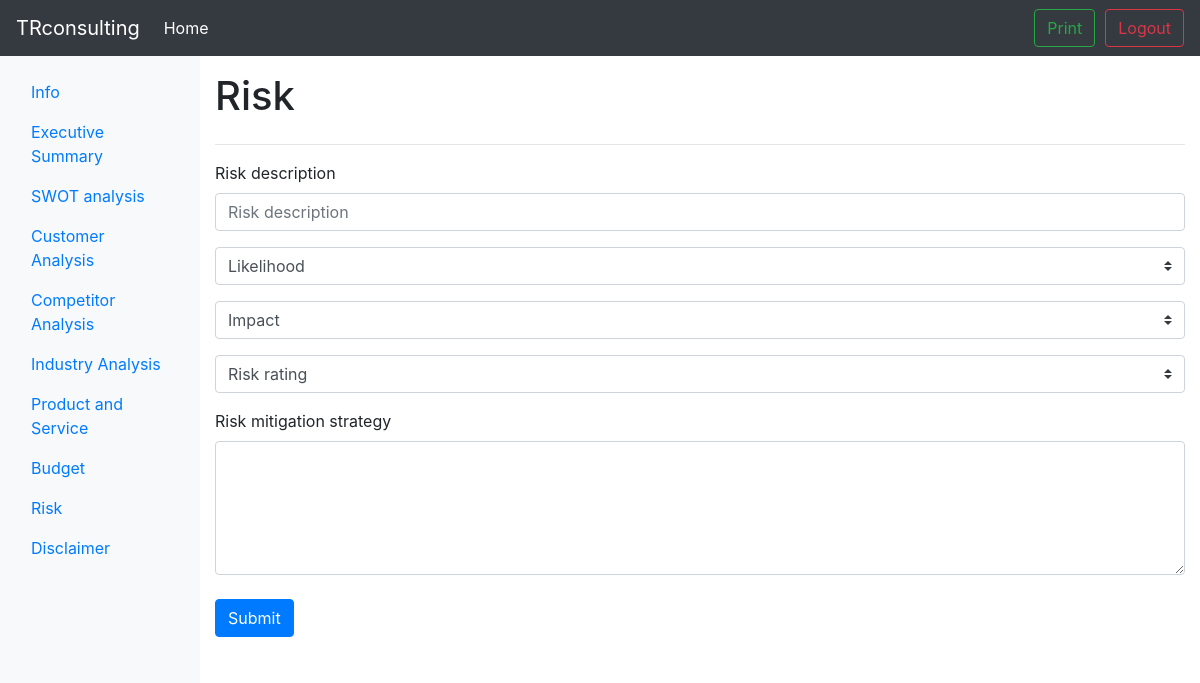
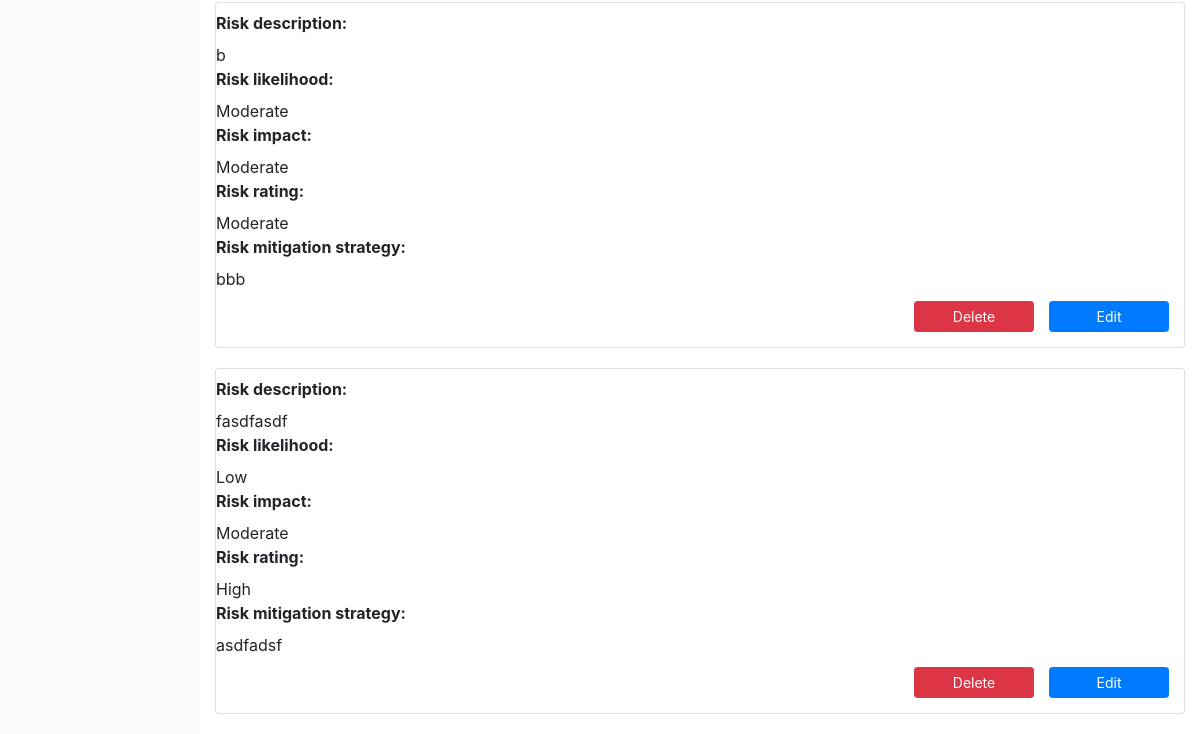
The app's page /1/risk (signed in), older data (2 pictures, top to bottom).
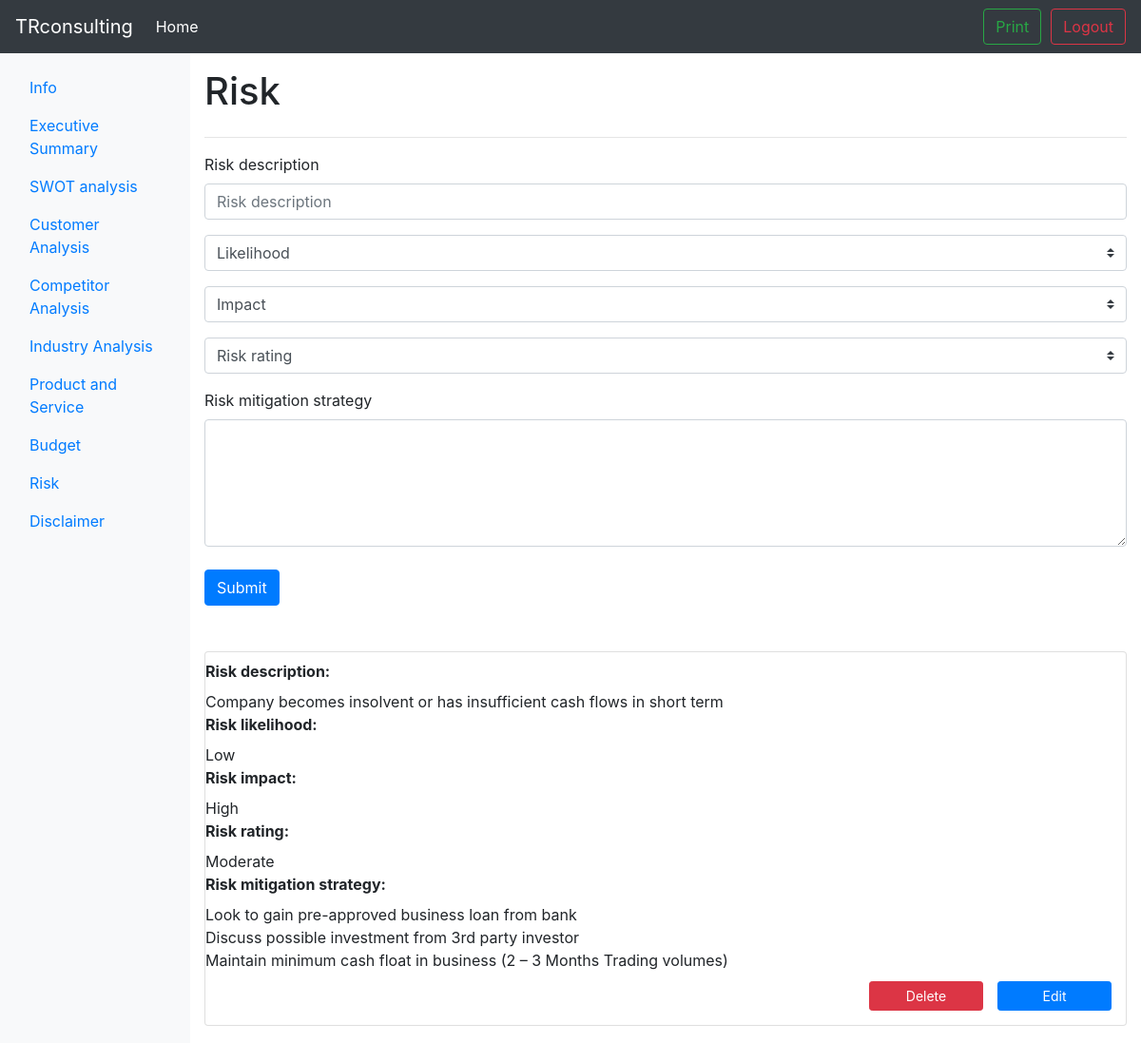
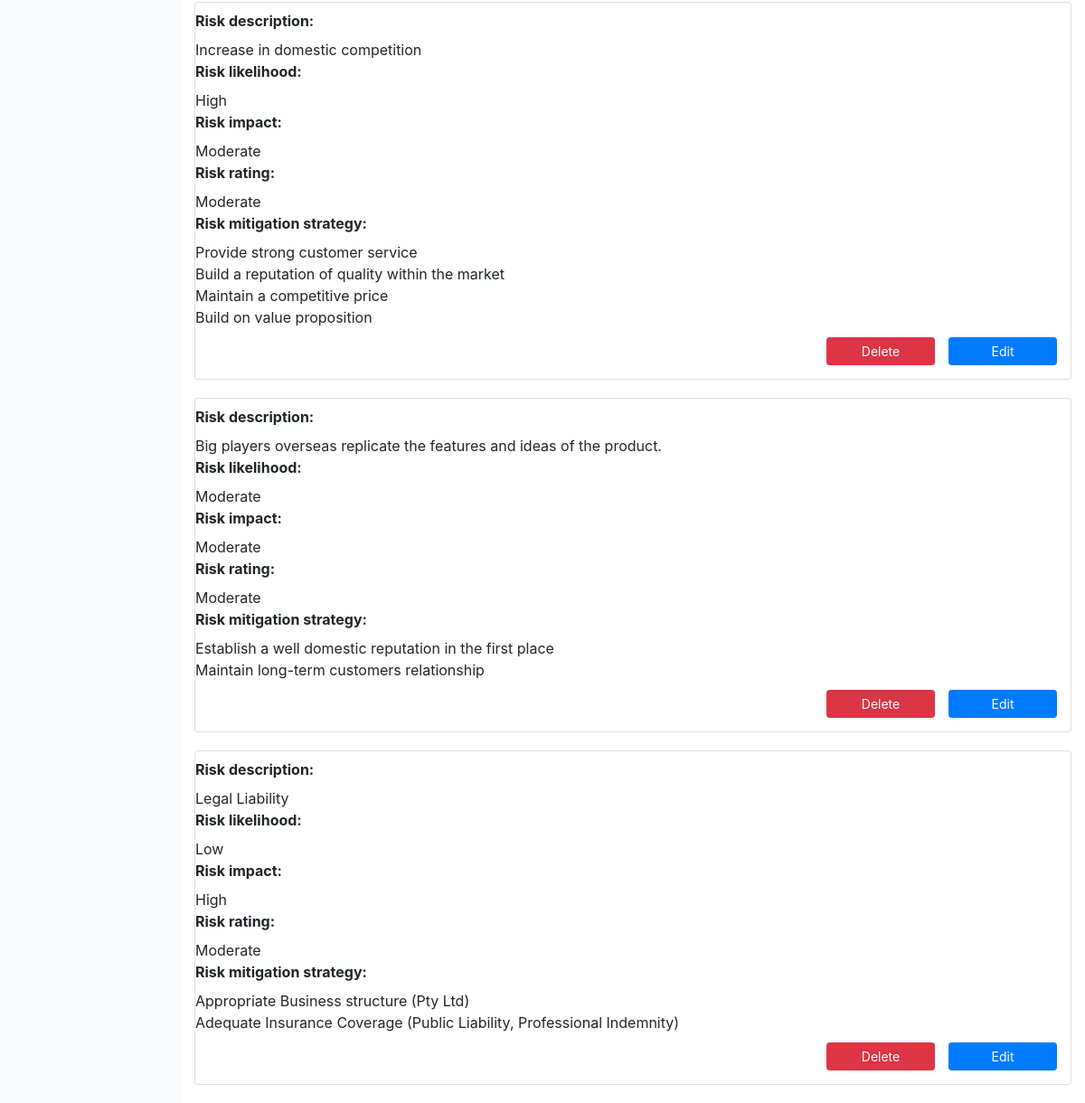
The same page, newer data (2 pictures, top to bottom).
### tables this page shows
CREATE TABLE RISK(pid INTEGER, did INTEGER PRIMARY KEY, des TEXT NOT NULL, likelihood VARCHAR NOT NULL, impact VARCHAR NOT NULL, rating VARCHAR NOT NULL, strat TEXT NOT NULL);

### bpb.py (the view)
@app.route('/<int:pid>/risk',methods=['GET','POST'])
def risk(pid):
	if 'logged_in' in session:
		if (session['logged_in'] == True):
			if request.method == 'GET':
				data = db_func.select_risk('risk',pid)
				return render_template('risk.html', data=data)
			if request.method == 'POST':
				des = request.form['des']
				likelihood = request.form['likelihood']
				impact = request.form['impact']
				rating = request.form['rating']
				strat = request.form['strat']
				db_func.insert_risk('risk',pid,des,likelihood,impact,rating,strat)
				flash('successfully insert !')
				return redirect('/%d/risk' % pid)
		else:
			return redirect(url_for('login'))
	else:
		return redirect(url_for('login'))

### db_func.py (called while the page is built)
def select_risk(table,pid):
	conn = sqlite3.connect('test.db')
	c = conn.cursor()
	c.execute('''SELECT * FROM '%s' WHERE pid='%d' ''' % (table,pid))
	content = c.fetchall()
	conn.commit()
	conn.close()
	return content

### templates/risk.html (shortened to what this page needs)
{% extends "layout.html" %}
{% block main %}
<main class="col-sm-9 ml-sm-auto col-md-10 pt-3" role="main">
  <h1>Risk</h1>
  <section class="row placeholders">
    <div class="container">
      <hr>
      <form class="form" method="post">
        <label for="risk_d">Risk description</label>
        <input id="risk_d" name="des" class="form-control" placeholder="Risk description" required>
        <select name='likelihood' class="custom-select d-block my-3" required>
          <option value="">Likelihood</option>
        </select>
        <select name='impact' class="custom-select d-block my-3" required>
          <option value="">Impact</option>
        </select>
        <select name='rating' class="custom-select d-block my-3" required>
          <option value="">Risk rating</option>
        </select>
        <label for="strategy">Risk mitigation strategy</label>
        <textarea name='strat' rows="5" id="strategy" name="strategy" class="form-control" placeholder="risk mitigation strategy" required>
        </textarea>
        <br>
        <input class="btn btn-primary" method = "post" type="submit"></input>
      </form>
    </div>
  </section>
  <br>
  <br>
  <section>
    <div class="streamOfParts">
      {% if data %}
      {% for i in data %}
      <div class="card" style="margin-bottom: 20px;">
        <label style='font-weight:bold;'>Risk description:</label>
        <div style="white-space: pre-line" class="streamDes">{{ i[2] }}</div>
        <label style='font-weight:bold;'>Risk likelihood:</label>
        <div style="white-space: pre-line" class="streamLikelihood">{{ i[3] }}</div>
        <label style='font-weight:bold;'>Risk impact:</label>
        <div style="white-space: pre-line" class="streamImpact">{{ i[4] }}</div>
        <label style='font-weight:bold;'>Risk rating:</label>
        <div style="white-space: pre-line" class="streamRating">{{ i[5] }}</div>
        <label style='font-weight:bold;'>Risk mitigation strategy:</label>
        <div style="white-space: pre-line" class="streamStrat">{{ i[6] }}</div>
        <div align="right" style="margin-bottom: 15px;">
          <input type="button" class="btn btn-primary btn-sm" data-toggle="modal" data-target="#editModal" onclick="loadRisk(this)" style="margin-right: 15px;margin-top:10px;float:right;width: 120px;" value="Edit"></input>
          <input type="button" class="btn btn-sm btn-danger" data-toggle="modal" onclick="deleteFunction(this)" style="margin-right: 15px;margin-top:10px;float:right;width: 120px;" value="Delete" data-target="#delConfirm"> </input>
        </div>
      </div>
      {% endfor %}
      {% endif %}
    </div>
  </section>
</main>
{% endblock %}

### templates/layout.html (shortened to what this page needs)
<!DOCTYPE html>
<html lang="en"><head><meta http-equiv="Content-Type" content="text/html; charset=UTF-8">
	<link rel="stylesheet" href="https://maxcdn.bootstrapcdn.com/bootstrap/4.0.0-beta/css/bootstrap.min.css">
</head>
<body>
	<nav class="navbar navbar-expand-md navbar-dark bg-dark">
		<a class="navbar-brand" href="/">TRconsulting</a>
		<div class="collapse navbar-collapse" id="navbarsExampleDefault">
			<ul class="navbar-nav mr-auto">
				<li class="nav-item active">
					<a class="nav-link" href="/">Home <span class="sr-only">(current)</span></a>
				</li>
			</ul>
				<a class="btn btn-outline-success my-2 my-sm-0" href="\sendpdf">Print</a>
			<a class="btn btn-outline-danger" style="margin-left:10px;" href="\logout">Logout</a>
		</div>
	</nav>
	<div class="container-fluid">
		<div class="row">
			<nav class="col-sm-3 col-md-2 d-none d-sm-block bg-light sidebar">
				<ul class="nav nav-pills flex-column">
					<li class="nav-item">
						<a class="nav-link" href="#"> </a>
					</li>
					<li class="nav-item">
						<a class="nav-link" href="{{ '/%d/info' % session['project_number'][0] }}">Info </a>
					</li>
					<li class="nav-item">
						<a class="nav-link" href="{{ '/%d/exec_sum' % session['project_number'][0] }}">Executive Summary</a>
					</li>
					<li class="nav-item">
						<a class="nav-link" href="{{ '/%d/SWOT' % session['project_number'][0] }}">SWOT analysis</a>
					</li>
					<li class="nav-item">
						<a class="nav-link" href="{{ '/%d/customeranalysis' % session['project_number'][0] }}">Customer Analysis</a>
					</li>
					<li class="nav-item">
						<a class="nav-link"  href="{{ '/%d/competitoranalysis' % session['project_number'][0] }}">Competitor Analysis</a>
					</li>
				</ul>
				<ul class="nav nav-pills flex-column">
					<li class="nav-item">
						<a class="nav-link" href="{{ '/%d/industry_analysis' % session['project_number'][0] }}">Industry Analysis</a>
					</li>
					<li class="nav-item">
						<a class="nav-link" href="{{ '/%d/product_service' % session['project_number'][0] }}">Product and Service</a>
					</li>
					<li class="nav-item">
						<a class="nav-link" href="{{ '/%d/budget' % session['project_number'][0] }}">Budget</a>
					</li>
					<li class="nav-item">
						<a class="nav-link" href="{{ '/%d/risk' % session['project_number'][0] }}">Risk</a>
					</li>
				</ul>
				<ul class="nav nav-pills flex-column">
					<li class="nav-item">
						<a class="nav-link" href="{{ '/%d/disclaimer' % session['project_number'][0] }}">Disclaimer</a>
					</li>
				</ul>
			</nav>
			{% block main %} {% endblock %}
		</div>
	</div>
</body>
</html>

Row changes from the older to the newer data that the page shows:
removed RISK: des "b", likelihood "Moderate", impact "Moderate", rating "Moderate", strat "bbb"
removed RISK: des "fasdfasdf", likelihood "Low", impact "Moderate", rating "High", strat "asdfadsf"
added RISK: des "Company becomes insolvent or has insufficient cash flows in short term", likelihood "Low", impact "High", rating "Moderate", strat "Look to gain pre-approved business loan from bank Discuss possible investment from 3rd party investor Maintain minimum cash float in business (2 – 3 Months Trading volumes)"
added RISK: des "Increase in domestic competition", likelihood "High", impact "Moderate", rating "Moderate", strat "Provide strong customer service Build a reputation of quality within the market Maintain a competitive price Build on value proposition"
added RISK: des "Big players overseas replicate the features and ideas of the product.", likelihood "Moderate", impact "Moderate", rating "Moderate", strat "Establish a well domestic reputation in the first place Maintain long-term customers relationship"
added RISK: des "Legal Liability", likelihood "Low", impact "High", rating "Moderate", strat "Appropriate Business structure (Pty Ltd) Adequate Insurance Coverage (Public Liability, Professional Indemnity)"
